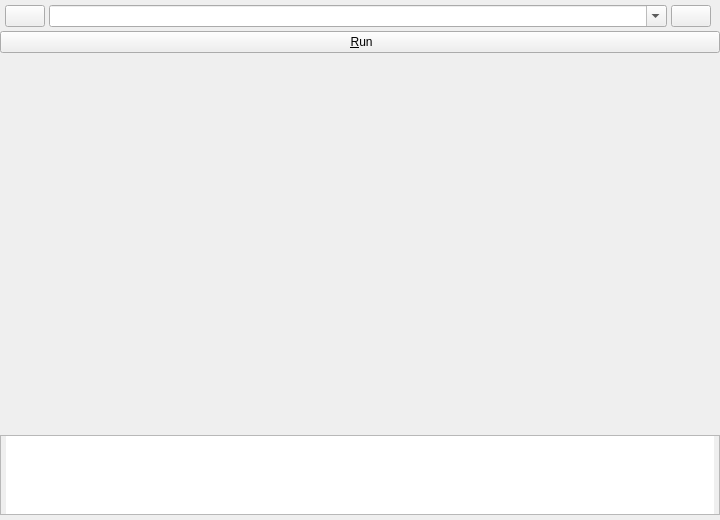
<?xml version="1.0" encoding="UTF-8"?>
<ui version="4.0">
  <class>ScriptEditorPanel</class>
  <widget class="QWidget" name="ScriptEditorPanel">
    <property name="geometry">
      <rect>
        <x>0</x>
        <y>0</y>
        <width>720</width>
        <height>520</height>
      </rect>
    </property>
    <layout class="QGridLayout" name="mainLayout" rowstretch="0,0,0,1,0" columnstretch="1,1,0">
      <property name="leftMargin">
        <number>0</number>
      </property>
      <property name="topMargin">
        <number>0</number>
      </property>
      <property name="rightMargin">
        <number>0</number>
      </property>
      <property name="bottomMargin">
        <number>5</number>
      </property>
      <property name="spacing">
        <number>4</number>
      </property>

      <!-- <item row="0" column="0" colspan="2">
        <widget class="QLabel" name="scriptLabel">
          <property name="text">
            <string>Script</string>
          </property>
          <property name="class" stdset="0">
            <string>panel-label</string>
          </property>
        </widget>
      </item> -->

      <item row="1" column="0" colspan="2">
        <layout class="QHBoxLayout" name="controlsLayout" stretch="0,1">
          <property name="leftMargin">
            <number>5</number>
          </property>
          <property name="topMargin">
            <number>5</number>
          </property>
          <property name="rightMargin">
            <number>5</number>
          </property>
          <property name="bottomMargin">
            <number>0</number>
          </property>
          <property name="spacing">
            <number>4</number>
          </property>
          <item>
            <widget class="QPushButton" name="addButton">
              <property name="icon">
                <iconset>
                  <normaloff>:/icons/plus</normaloff>
                </iconset>
              </property>
              <property name="toolTip">
                <string>Add a new script</string>
              </property>
            </widget>
          </item>
          <item>
            <widget class="QComboBox" name="scriptSelector">
              <property name="sizePolicy">
                <sizepolicy hsizetype="Expanding" vsizetype="Fixed">
                  <horstretch>0</horstretch>
                  <verstretch>0</verstretch>
                </sizepolicy>
              </property>
              <property name="editable">
                <bool>true</bool>
              </property>
            </widget>
          </item>
          <item>
            <widget class="QPushButton" name="deleteButton">
              <property name="icon">
                <iconset>
                  <normaloff>:/icons/minus</normaloff>
                </iconset>
              </property>
              <property name="toolTip">
                <string>Delete the selected script</string>
              </property>
            </widget>
          </item>

        </layout>
      </item>

      <item row="2" column="0" colspan="3">
        <widget class="QPushButton" name="runButton">
          <property name="icon">
            <iconset>
              <normaloff>:/icons/play</normaloff>
            </iconset>
          </property>
          <property name="text">
            <string> &amp;Run</string>
          </property>
          <property name="shortcut">
            <string>Ctrl+R</string>
          </property>
          <property name="toolTip">
            <string>Run the current script (Cmd+R)</string>
          </property>
        </widget>
      </item>

      <item row="3" column="0" colspan="3">
        <widget class="QWidget" name="editorContainer">
          <layout class="QHBoxLayout" name="editorLayout">
            <property name="spacing">
              <number>0</number>
            </property>
            <property name="leftMargin">
              <number>0</number>
            </property>
            <property name="topMargin">
              <number>0</number>
            </property>
            <property name="rightMargin">
              <number>0</number>
            </property>
            <property name="bottomMargin">
              <number>0</number>
            </property>
          </layout>
        </widget>
      </item>

      <item row="4" column="0" colspan="3">
        <widget class="QPlainTextEdit" name="output">
          <property name="sizePolicy">
            <sizepolicy hsizetype="Expanding" vsizetype="Fixed">
              <horstretch>0</horstretch>
              <verstretch>0</verstretch>
            </sizepolicy>
          </property>
          <property name="minimumSize">
            <size>
              <width>0</width>
              <height>80</height>
            </size>
          </property>
          <property name="maximumSize">
            <size>
              <width>16777215</width>
              <height>80</height>
            </size>
          </property>
          <property name="readOnly">
            <bool>true</bool>
          </property>
          <property name="styleSheet">
            <string notr="true">QPlainTextEdit { padding-left: 5px; padding-right: 5px; }</string>
          </property>
        </widget>
      </item>
    </layout>
  </widget>
  <resources/>
  <connections/>
</ui>
